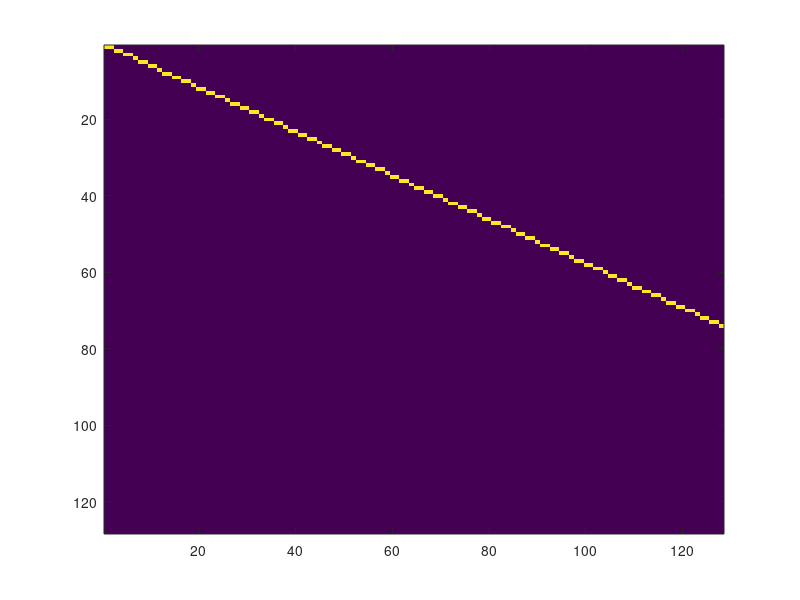

This figure's MATLAB source: (Note: this script raises an error after producing the figure.)
th = 30*pi/180;
%im = ones(128,128,'uint8');
im = ones(128,128);
x = 1:size(im,2);
y = round(x * tan(th));
indx = sub2ind(size(im),y,x);
im(indx) = 2;
figure; imagesc(im)

imdec = im(:,1:2:end);
imdec = reshape(imdec,[1 size(imdec)]);
ops = struct('pixel_spacing',[1 1 2]);
angles = [th 0 0];

[imr,coords] = rotatestack(imdec,angles,ops);
figure; imagesc(squeeze(imr))
imrf = imr; imrf(isnan(imr)) = -1;
figure; imagesc(squeeze(imrf))